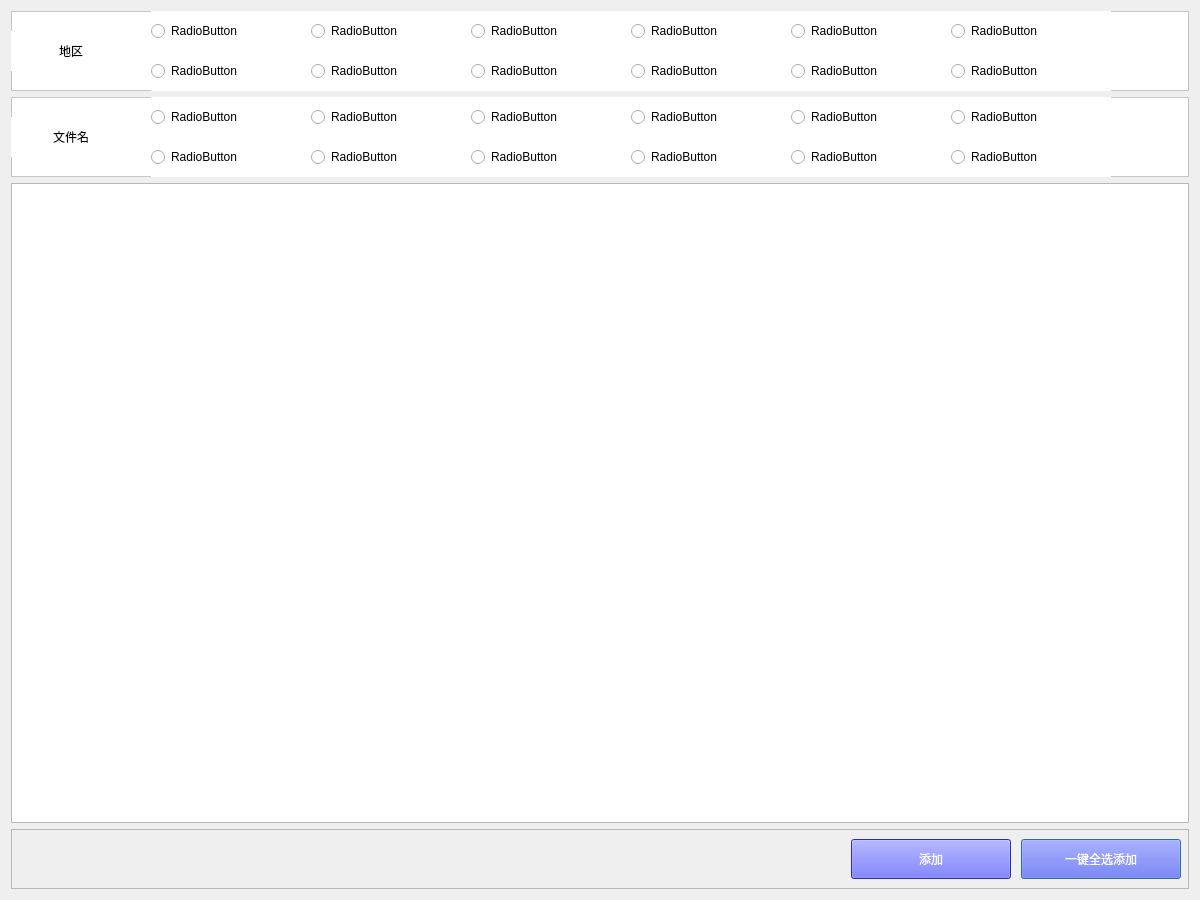
<?xml version="1.0" encoding="UTF-8"?>
<ui version="4.0">
 <class>Dialog</class>
 <widget class="QDialog" name="Dialog">
  <property name="geometry">
   <rect>
    <x>0</x>
    <y>0</y>
    <width>1200</width>
    <height>900</height>
   </rect>
  </property>
  <property name="minimumSize">
   <size>
    <width>1200</width>
    <height>900</height>
   </size>
  </property>
  <property name="maximumSize">
   <size>
    <width>1200</width>
    <height>900</height>
   </size>
  </property>
  <property name="windowTitle">
   <string>Dialog</string>
  </property>
  <layout class="QFormLayout" name="formLayout">
   <item row="0" column="0" colspan="2">
    <layout class="QVBoxLayout" name="verticalLayout">
     <item>
      <widget class="QFrame" name="frame_2">
       <property name="minimumSize">
        <size>
         <width>0</width>
         <height>80</height>
        </size>
       </property>
       <property name="maximumSize">
        <size>
         <width>16777215</width>
         <height>80</height>
        </size>
       </property>
       <property name="styleSheet">
        <string notr="true">background-color: rgb(255, 255, 255);</string>
       </property>
       <property name="frameShape">
        <enum>QFrame::StyledPanel</enum>
       </property>
       <property name="frameShadow">
        <enum>QFrame::Raised</enum>
       </property>
       <widget class="QRadioButton" name="language_radio_7">
        <property name="geometry">
         <rect>
          <x>620</x>
          <y>0</y>
          <width>160</width>
          <height>40</height>
         </rect>
        </property>
        <property name="styleSheet">
         <string notr="true">font: 10pt &quot;微软雅黑&quot;;</string>
        </property>
        <property name="text">
         <string>RadioButton</string>
        </property>
       </widget>
       <widget class="QRadioButton" name="language_radio_4">
        <property name="geometry">
         <rect>
          <x>300</x>
          <y>40</y>
          <width>160</width>
          <height>40</height>
         </rect>
        </property>
        <property name="styleSheet">
         <string notr="true">font: 10pt &quot;微软雅黑&quot;;</string>
        </property>
        <property name="text">
         <string>RadioButton</string>
        </property>
       </widget>
       <widget class="QRadioButton" name="language_radio_6">
        <property name="geometry">
         <rect>
          <x>460</x>
          <y>40</y>
          <width>160</width>
          <height>40</height>
         </rect>
        </property>
        <property name="styleSheet">
         <string notr="true">font: 10pt &quot;微软雅黑&quot;;</string>
        </property>
        <property name="text">
         <string>RadioButton</string>
        </property>
       </widget>
       <widget class="QRadioButton" name="language_radio_8">
        <property name="geometry">
         <rect>
          <x>620</x>
          <y>40</y>
          <width>160</width>
          <height>40</height>
         </rect>
        </property>
        <property name="styleSheet">
         <string notr="true">font: 10pt &quot;微软雅黑&quot;;</string>
        </property>
        <property name="text">
         <string>RadioButton</string>
        </property>
       </widget>
       <widget class="QRadioButton" name="language_radio_3">
        <property name="geometry">
         <rect>
          <x>300</x>
          <y>0</y>
          <width>160</width>
          <height>40</height>
         </rect>
        </property>
        <property name="styleSheet">
         <string notr="true">font: 10pt &quot;微软雅黑&quot;;</string>
        </property>
        <property name="text">
         <string>RadioButton</string>
        </property>
       </widget>
       <widget class="QRadioButton" name="language_radio_11">
        <property name="geometry">
         <rect>
          <x>940</x>
          <y>0</y>
          <width>160</width>
          <height>40</height>
         </rect>
        </property>
        <property name="styleSheet">
         <string notr="true">font: 10pt &quot;微软雅黑&quot;;</string>
        </property>
        <property name="text">
         <string>RadioButton</string>
        </property>
       </widget>
       <widget class="QRadioButton" name="language_radio_9">
        <property name="geometry">
         <rect>
          <x>780</x>
          <y>0</y>
          <width>160</width>
          <height>40</height>
         </rect>
        </property>
        <property name="styleSheet">
         <string notr="true">font: 10pt &quot;微软雅黑&quot;;</string>
        </property>
        <property name="text">
         <string>RadioButton</string>
        </property>
       </widget>
       <widget class="QRadioButton" name="language_radio_10">
        <property name="geometry">
         <rect>
          <x>780</x>
          <y>40</y>
          <width>160</width>
          <height>40</height>
         </rect>
        </property>
        <property name="styleSheet">
         <string notr="true">font: 10pt &quot;微软雅黑&quot;;</string>
        </property>
        <property name="text">
         <string>RadioButton</string>
        </property>
       </widget>
       <widget class="QRadioButton" name="language_radio_1">
        <property name="geometry">
         <rect>
          <x>140</x>
          <y>0</y>
          <width>160</width>
          <height>40</height>
         </rect>
        </property>
        <property name="styleSheet">
         <string notr="true">font: 10pt &quot;微软雅黑&quot;;</string>
        </property>
        <property name="text">
         <string>RadioButton</string>
        </property>
       </widget>
       <widget class="QRadioButton" name="language_radio_12">
        <property name="geometry">
         <rect>
          <x>940</x>
          <y>40</y>
          <width>160</width>
          <height>40</height>
         </rect>
        </property>
        <property name="styleSheet">
         <string notr="true">font: 10pt &quot;微软雅黑&quot;;</string>
        </property>
        <property name="text">
         <string>RadioButton</string>
        </property>
       </widget>
       <widget class="QLabel" name="language_title_2">
        <property name="geometry">
         <rect>
          <x>0</x>
          <y>20</y>
          <width>120</width>
          <height>40</height>
         </rect>
        </property>
        <property name="sizePolicy">
         <sizepolicy hsizetype="Preferred" vsizetype="Preferred">
          <horstretch>0</horstretch>
          <verstretch>0</verstretch>
         </sizepolicy>
        </property>
        <property name="minimumSize">
         <size>
          <width>120</width>
          <height>40</height>
         </size>
        </property>
        <property name="maximumSize">
         <size>
          <width>120</width>
          <height>40</height>
         </size>
        </property>
        <property name="styleSheet">
         <string notr="true">font: 10pt &quot;微软雅黑&quot;;
background-color: rgb(255, 255, 255);</string>
        </property>
        <property name="text">
         <string>地区</string>
        </property>
        <property name="alignment">
         <set>Qt::AlignCenter</set>
        </property>
       </widget>
       <widget class="QRadioButton" name="language_radio_2">
        <property name="geometry">
         <rect>
          <x>140</x>
          <y>40</y>
          <width>160</width>
          <height>40</height>
         </rect>
        </property>
        <property name="styleSheet">
         <string notr="true">font: 10pt &quot;微软雅黑&quot;;</string>
        </property>
        <property name="text">
         <string>RadioButton</string>
        </property>
       </widget>
       <widget class="QRadioButton" name="language_radio_5">
        <property name="geometry">
         <rect>
          <x>460</x>
          <y>0</y>
          <width>160</width>
          <height>40</height>
         </rect>
        </property>
        <property name="styleSheet">
         <string notr="true">font: 10pt &quot;微软雅黑&quot;;</string>
        </property>
        <property name="text">
         <string>RadioButton</string>
        </property>
       </widget>
      </widget>
     </item>
     <item>
      <widget class="QFrame" name="frame_3">
       <property name="minimumSize">
        <size>
         <width>0</width>
         <height>80</height>
        </size>
       </property>
       <property name="maximumSize">
        <size>
         <width>16777215</width>
         <height>80</height>
        </size>
       </property>
       <property name="styleSheet">
        <string notr="true">background-color: rgb(255, 255, 255);</string>
       </property>
       <property name="frameShape">
        <enum>QFrame::StyledPanel</enum>
       </property>
       <property name="frameShadow">
        <enum>QFrame::Raised</enum>
       </property>
       <widget class="QRadioButton" name="file_name_radio_8">
        <property name="geometry">
         <rect>
          <x>620</x>
          <y>40</y>
          <width>160</width>
          <height>40</height>
         </rect>
        </property>
        <property name="styleSheet">
         <string notr="true">font: 10pt &quot;微软雅黑&quot;;</string>
        </property>
        <property name="text">
         <string>RadioButton</string>
        </property>
       </widget>
       <widget class="QLabel" name="file_name_title_2">
        <property name="geometry">
         <rect>
          <x>0</x>
          <y>20</y>
          <width>120</width>
          <height>40</height>
         </rect>
        </property>
        <property name="minimumSize">
         <size>
          <width>120</width>
          <height>40</height>
         </size>
        </property>
        <property name="maximumSize">
         <size>
          <width>120</width>
          <height>40</height>
         </size>
        </property>
        <property name="styleSheet">
         <string notr="true">font: 10pt &quot;微软雅黑&quot;;
background-color: rgb(255, 255, 255);</string>
        </property>
        <property name="text">
         <string>文件名</string>
        </property>
        <property name="alignment">
         <set>Qt::AlignCenter</set>
        </property>
       </widget>
       <widget class="QRadioButton" name="file_name_radio_5">
        <property name="geometry">
         <rect>
          <x>460</x>
          <y>0</y>
          <width>160</width>
          <height>40</height>
         </rect>
        </property>
        <property name="styleSheet">
         <string notr="true">font: 10pt &quot;微软雅黑&quot;;</string>
        </property>
        <property name="text">
         <string>RadioButton</string>
        </property>
       </widget>
       <widget class="QRadioButton" name="file_name_radio_1">
        <property name="geometry">
         <rect>
          <x>140</x>
          <y>0</y>
          <width>160</width>
          <height>40</height>
         </rect>
        </property>
        <property name="styleSheet">
         <string notr="true">font: 10pt &quot;微软雅黑&quot;;</string>
        </property>
        <property name="text">
         <string>RadioButton</string>
        </property>
       </widget>
       <widget class="QRadioButton" name="file_name_radio_6">
        <property name="geometry">
         <rect>
          <x>460</x>
          <y>40</y>
          <width>160</width>
          <height>40</height>
         </rect>
        </property>
        <property name="styleSheet">
         <string notr="true">font: 10pt &quot;微软雅黑&quot;;</string>
        </property>
        <property name="text">
         <string>RadioButton</string>
        </property>
       </widget>
       <widget class="QRadioButton" name="file_name_radio_2">
        <property name="geometry">
         <rect>
          <x>140</x>
          <y>40</y>
          <width>160</width>
          <height>40</height>
         </rect>
        </property>
        <property name="styleSheet">
         <string notr="true">font: 10pt &quot;微软雅黑&quot;;</string>
        </property>
        <property name="text">
         <string>RadioButton</string>
        </property>
       </widget>
       <widget class="QRadioButton" name="file_name_radio_11">
        <property name="geometry">
         <rect>
          <x>940</x>
          <y>0</y>
          <width>160</width>
          <height>40</height>
         </rect>
        </property>
        <property name="styleSheet">
         <string notr="true">font: 10pt &quot;微软雅黑&quot;;</string>
        </property>
        <property name="text">
         <string>RadioButton</string>
        </property>
       </widget>
       <widget class="QRadioButton" name="file_name_radio_7">
        <property name="geometry">
         <rect>
          <x>620</x>
          <y>0</y>
          <width>160</width>
          <height>40</height>
         </rect>
        </property>
        <property name="styleSheet">
         <string notr="true">font: 10pt &quot;微软雅黑&quot;;</string>
        </property>
        <property name="text">
         <string>RadioButton</string>
        </property>
       </widget>
       <widget class="QRadioButton" name="file_name_radio_9">
        <property name="geometry">
         <rect>
          <x>780</x>
          <y>0</y>
          <width>160</width>
          <height>40</height>
         </rect>
        </property>
        <property name="styleSheet">
         <string notr="true">font: 10pt &quot;微软雅黑&quot;;</string>
        </property>
        <property name="text">
         <string>RadioButton</string>
        </property>
       </widget>
       <widget class="QRadioButton" name="file_name_radio_4">
        <property name="geometry">
         <rect>
          <x>300</x>
          <y>40</y>
          <width>160</width>
          <height>40</height>
         </rect>
        </property>
        <property name="styleSheet">
         <string notr="true">font: 10pt &quot;微软雅黑&quot;;</string>
        </property>
        <property name="text">
         <string>RadioButton</string>
        </property>
       </widget>
       <widget class="QRadioButton" name="file_name_radio_3">
        <property name="geometry">
         <rect>
          <x>300</x>
          <y>0</y>
          <width>160</width>
          <height>40</height>
         </rect>
        </property>
        <property name="styleSheet">
         <string notr="true">font: 10pt &quot;微软雅黑&quot;;</string>
        </property>
        <property name="text">
         <string>RadioButton</string>
        </property>
       </widget>
       <widget class="QRadioButton" name="file_name_radio_12">
        <property name="geometry">
         <rect>
          <x>940</x>
          <y>40</y>
          <width>160</width>
          <height>40</height>
         </rect>
        </property>
        <property name="styleSheet">
         <string notr="true">font: 10pt &quot;微软雅黑&quot;;</string>
        </property>
        <property name="text">
         <string>RadioButton</string>
        </property>
       </widget>
       <widget class="QRadioButton" name="file_name_radio_10">
        <property name="geometry">
         <rect>
          <x>780</x>
          <y>40</y>
          <width>160</width>
          <height>40</height>
         </rect>
        </property>
        <property name="styleSheet">
         <string notr="true">font: 10pt &quot;微软雅黑&quot;;</string>
        </property>
        <property name="text">
         <string>RadioButton</string>
        </property>
       </widget>
      </widget>
     </item>
     <item>
      <widget class="QTableWidget" name="tableWidget"/>
     </item>
     <item>
      <widget class="QFrame" name="frame">
       <property name="minimumSize">
        <size>
         <width>0</width>
         <height>60</height>
        </size>
       </property>
       <property name="maximumSize">
        <size>
         <width>16777215</width>
         <height>60</height>
        </size>
       </property>
       <property name="frameShape">
        <enum>QFrame::StyledPanel</enum>
       </property>
       <property name="frameShadow">
        <enum>QFrame::Raised</enum>
       </property>
       <widget class="QPushButton" name="add_all">
        <property name="geometry">
         <rect>
          <x>1010</x>
          <y>10</y>
          <width>160</width>
          <height>40</height>
         </rect>
        </property>
        <property name="minimumSize">
         <size>
          <width>0</width>
          <height>0</height>
         </size>
        </property>
        <property name="styleSheet">
         <string notr="true">font: 12pt &quot;微软雅黑&quot;;
color: rgb(255, 255, 255);
background-color: rgb(57, 61, 255);</string>
        </property>
        <property name="text">
         <string>一键全选添加</string>
        </property>
       </widget>
       <widget class="QPushButton" name="add">
        <property name="geometry">
         <rect>
          <x>840</x>
          <y>10</y>
          <width>160</width>
          <height>40</height>
         </rect>
        </property>
        <property name="minimumSize">
         <size>
          <width>0</width>
          <height>0</height>
         </size>
        </property>
        <property name="styleSheet">
         <string notr="true">font: 12pt &quot;微软雅黑&quot;;
color: rgb(255, 255, 255);
background-color: rgb(57, 61, 255);</string>
        </property>
        <property name="text">
         <string>添加</string>
        </property>
       </widget>
      </widget>
     </item>
    </layout>
   </item>
  </layout>
 </widget>
 <resources/>
 <connections/>
</ui>
